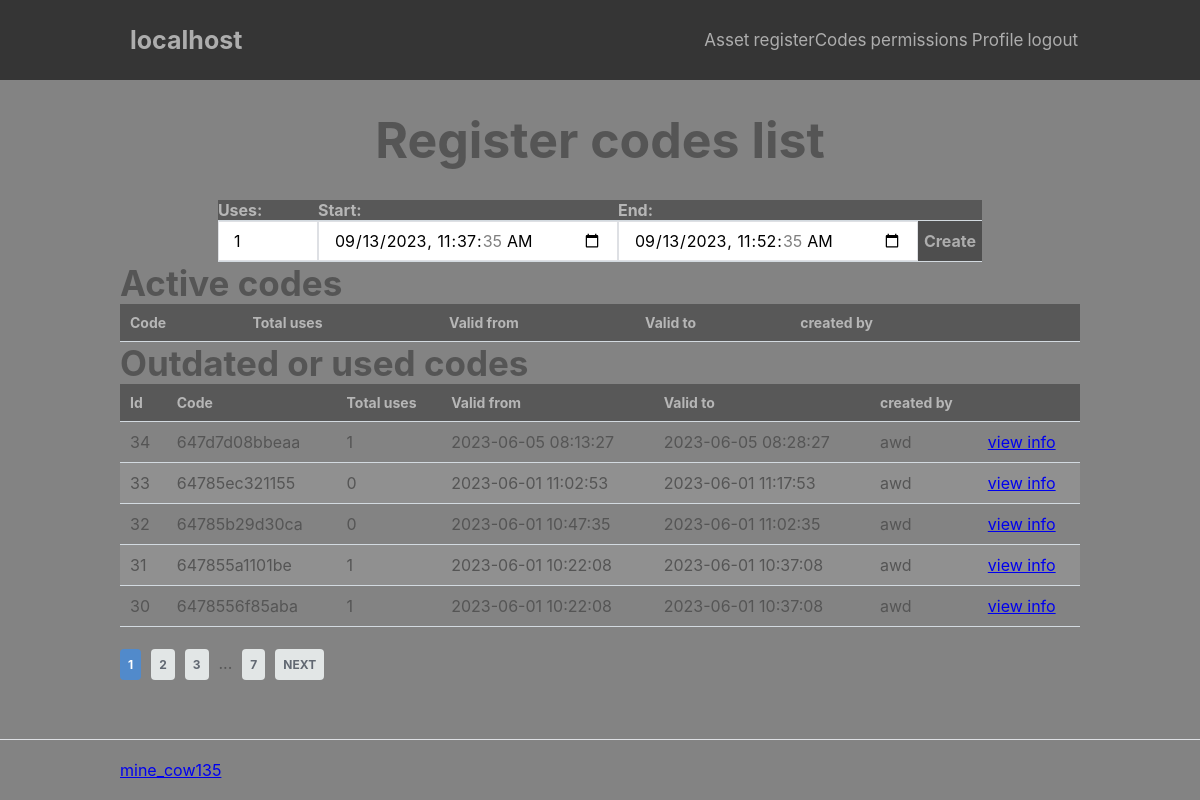
Screenshot of /index.php?page=adm/registerCodes/list (signed in) with the database file from the repository.
### tables this page shows
CREATE TABLE `registerCodes` (
  `id` int NOT NULL,
  `code` varchar(15) NOT NULL,
  `createdBy` int NOT NULL,
  `TotalUses` int NOT NULL,
  `disabled` tinyint(1) NOT NULL DEFAULT '0',
  `start` datetime NOT NULL DEFAULT CURRENT_TIMESTAMP,
  `end` datetime NOT NULL
);

CREATE TABLE `users` (
  `id` int NOT NULL,
  `username` varchar(100) NOT NULL,
  `email` varchar(100) NOT NULL,
  `password` text,
  `discordId` varchar(50) DEFAULT NULL,
  `date_time` datetime NOT NULL DEFAULT CURRENT_TIMESTAMP,
  `enbled` tinyint(1) NOT NULL DEFAULT '1'
);

### index.php (called while the page is built, shortened)
<?php
include 'functions.php';
$page = isset($_GET['page']) && file_exists('pages/' . $_GET['page'] . '.php') ? $_GET['page'] : 'home';
include 'pages/' . $page . '.php';

### pages/adm/registerCodes/list.php (the view, shortened to what this page needs)
<?php
$date = date("Y-m-d H:i:s");
$d=strtotime("+15 min");
$date15 = date("Y-m-d H:i:s", $d);
$sql = "SELECT registerCodes.id, registerCodes.code, registerCodes.createdBy, users.username, registerCodes.totalUses, registerCodes.start, registerCodes.end FROM registerCodes LEFT JOIN users ON registerCodes.createdBy = users.id ORDER BY `registerCodes`.`start` DESC";
    $stmt = $pdo->prepare($sql);
    $stmt->execute();
    $code = $stmt->fetchAll(PDO::FETCH_ASSOC);
$allcodes = in_array("registerCodes.all", array_column($_SESSION["permissions"], 'permissionName'));
?>
<div class="content-wrapper-center">
    <h1 class="head">Register codes list</h1>
</div>
<div class="content-wrapper2">
    <div class="createCode">
        <form action="" method="post">
            <table>
                <thead>
                    <tr>
                        <td><label for="uses">Uses: </label></td>
                        <td><label for="start">Start: </label></td>
                        <td><label for="end">End: </label></td>
                        <td></td>
                    </tr>
                </thead>
                <tr>
                    <td><input type="number" name="uses" id="uses" value="1" min="1"></td>
                    <td><input type="datetime-local" name="start" id="start" value="<?= $date ?>" min="<?= $date ?>"></td>
                    <td><input type="datetime-local" name="end" id="end" value="<?= $date15 ?>" min="<?= $date ?>"></td>
                    <td><button type="submit">Create</button></td>
                </tr>
            </table>
        </form>
    </div>
    <?php
        foreach ($code as $i) {
            if ((($i["createdBy"] == $_SESSION["id"]) || $allcodes) && ((0 < $i["totalUses"] && $date >= $i["start"] && $date >= $i["end"] ) || 1 > $i["totalUses"])) {
                $used[] = $i;
            }
        }
    ?>
<?php
    $num_on_page = 5;
?>
<h3>Active codes</h3>
    <form action="" method="post">
        <table>
            <thead>
                <tr>
                    <td>Code</td>
                    <td>Total uses</td>
                    <td>Valid from</td>
                    <td>Valid to</td>
                    <?php
                if ($allcodes) {
                    ?>
                    <td>created by</td>
                <?php
                }
                ?>
                    <td></td>
                    <td></td>
                </tr>
            </thead>
        </table>
    </form>
    <?php
    if (!empty($used)) {
        $used_g = count($used);
        $used_p = isset($_GET['used']) && is_numeric($_GET['used']) ? $_GET['used'] : 1;
        $array_start = ($used_p - 1) * $num_on_page;
        $array_part = array_slice($used, $array_start, $num_on_page);
    }
?>
<h3>Outdated or used codes</h3>
    <table>
        <thead>
            <tr>
                <td>Id</td>
                <td>Code</td>
                <td>Total uses</td>
                <td>Valid from</td>
                <td>Valid to</td>
                <?php
                if ($allcodes) {
                    ?>
                <td>created by</td>
            <?php
                }
            ?>
                <td></td>
            </tr>
        </thead>
    <?php
        foreach ($array_part as $i) {
            if ((($i["createdBy"] == $_SESSION["id"]) || $allcodes) && ((0 < $i["totalUses"] && $date >= $i["start"] && $date >= $i["end"] ) || 1 > $i["totalUses"])) {
                ?>
                <tr>
                    <td><?= $i["id"] ?></td>
                    <td><?= $i["code"] ?></td>
                    <td><?= $i["totalUses"] ?></td>
                    <td><?= $i["start"] ?></td>
                    <td><?= $i["end"] ?></td>
                    <?php
                if ($allcodes) {
                    ?>
                    <td><?= $i["username"] ?></td>
                    <?php
                }
                    ?>
                    <td><a href="index.php?page=adm/registerCodes/used&id=<?= $i["id"] ?>">view info</a></td>
                </tr>
                <?php
            }
        }
    ?>
    </table>
<div>
    <?php if (ceil($used_g / $num_on_page) > 0): ?>
        <ul class="pagination">
            <li class="currentpage"><a href="index.php?page=adm/registerCodes/list&active=<?= $_GET["active"] ?>&used=<?php echo $used_p ?>"><?php echo $used_p ?></a></li>
            <?php if ($used_p+1 < ceil($used_g / $num_on_page)+1): ?><li class="page"><a href="index.php?page=adm/registerCodes/list&active=<?= $_GET["active"] ?>&used=<?php echo $used_p+1 ?>"><?php echo $used_p+1 ?></a></li><?php endif; ?>
            <?php if ($used_p+2 < ceil($used_g / $num_on_page)+1): ?><li class="page"><a href="index.php?page=adm/registerCodes/list&active=<?= $_GET["active"] ?>&used=<?php echo $used_p+2 ?>"><?php echo $used_p+2 ?></a></li><?php endif; ?>
            <?php if ($used_p < ceil($used_g / $num_on_page)-2): ?>
                <li class="dots">...</li>
                <li class="end"><a href="index.php?page=adm/registerCodes/list&active=<?= $_GET["active"] ?>&used=<?php echo ceil($used_g / $num_on_page) ?>"><?php echo ceil($used_g / $num_on_page) ?></a></li>
            <?php endif; ?>
            <?php if ($used_p < ceil($used_g / $num_on_page)): ?>
                <li class="next"><a href="index.php?page=adm/registerCodes/list&active=<?= $_GET["active"] ?>&used=<?php echo $used_p+1 ?>">Next</a></li>
            <?php endif; ?>
        </ul>
    <?php endif; ?>
</div>
</div>
<?= template_footer() ?>

### css/var.css (style rules this page uses)
* { --color_bg_background: #838383; --color_border: #dee0e4; --color_confirm: #38b673; --color_confirm_hover: #32a367; --color_txt_h_1: #adadad; --color_txt_h_2: #555555; --color_txt_p_1: #adadad; --color_txt_p_2: #555555; --color_txt_p_1: #cacaca; --size_tx_h1_1: 50px; --size_tx_h1_2: ; --size_tx_h1_3: 25px; --size_tx_h2_1: 40px; --size_tx_h2_2: 30px; --size_tx_h2_3: ; --size_tx_h3_1: 35px; --size_tx_h3_2: ; --size_tx_h3_3: ; --size_tx_h4_1: 30px; --size_tx_h4_2: ; --size_tx_h4_3: ; --size_tx_h5_1: 25px; --size_tx_h5_2: ; --size_tx_h5_3: ; --size_tx_h6_1: 20px; --size_tx_h6_2: ; --size_tx_h6_3: ; --size_text_header_h1: 25px; --size_text_header: 17px; --size_text_header_span: 12px; --size_item_span: 16px; --place_item_span_top: 22px; --place_item_span_right: 0px; --color_bg_header: #353535; --color_h_table: #b6b6b6; --color_bg_box: #5e5d5d; --color_bg_box_submit: #4e4e4e; --color_bg_box_submit_hover:#3b3b3b; }

### css/style.css (style rules this page uses)
* { box-sizing: border-box; font-family: -apple-system, BlinkMacSystemFont, "segoe ui", roboto, oxygen, ubuntu, cantarell, "fira sans", "droid sans", "helvetica neue", Arial, sans-serif; font-size: 16px; -webkit-font-smoothing: antialiased; -moz-osx-font-smoothing: grayscale; box-sizing: border-box }
html { height: 100%; width: 100%; background-color: var(--color_bg_background); }
body { position: relative; min-height: 100vh; color: #555555; margin: 0; margin-bottom: 20px; }
h1, h2, h3, h4, h5 { color: var(--color_txt_h_2); margin: 0; }
h1 { font-size: var(--size_tx_h1_1); padding: 30px; }
h3 { font-size: var(--size_tx_h3_1); }
.content-wrapper, .content-wrapper-center { width: 80%; margin: 0 auto; display: flex; flex-wrap: wrap; }
.content-wrapper-center { justify-content: center; }
.content-wrapper2, .content-wrapper2-center { width: 80%; margin: 0 auto; display: flex; flex-wrap: wrap; flex-direction: column; }

### css/table.css (style rules this page uses)
table { width: 100%; padding-top: 30px; border-collapse: collapse; }
table thead { background-color: #585858; border-bottom: 1px solid #d3dae0; }
table thead td { padding: 10px; font-weight: bold; color: var(--color_h_table); font-size: 14px; }
table tbody tr { border-bottom: 1px solid #d3dae0; }
table tbody tr:nth-child(even) { background-color: #909090; }
table tbody tr td { padding: 10px; }

### css/pagination.css (style rules this page uses)
.pagination { list-style-type: none; padding: 10px 0; display: inline-flex; justify-content: space-between; box-sizing: border-box; }
.pagination li { box-sizing: border-box; padding-right: 10px; }
.pagination li a { box-sizing: border-box; background-color: #e2e6e6; padding: 8px; text-decoration: none; font-size: 12px; font-weight: bold; color: #616872; border-radius: 4px; }
.pagination .next a, .pagination .prev a { text-transform: uppercase; font-size: 12px; }
.pagination .currentpage a { background-color: #518acb; color: #fff; }

### css/createcode.css (style rules this page uses)
.createCode { width: 100%; display: flex; justify-content: center; }
.createCode form input { height: 40px; border: 1px solid var(--color_border); padding: 0 15px; }
.createCode form input[type="number"] { width: 100px; }
.createCode form input[type="datetime-local"] { width: 300px; }
.createCode form button { height: 40px; background-color: var(--color_bg_box_submit); border: 0; cursor: pointer; font-weight: bold; color: var(--color_txt_h_1); transition: background-color 0.2s; }
.createCode table { width: 100%; padding-top: 30px; border-collapse: collapse; }
.createCode table thead { background-color: #585858; border-bottom: 1px solid #d3dae0; }
.createCode table thead td { padding: 0px; font-weight: bold; color: var(--color_h_table); font-size: 14px; }
.createCode table tbody tr { border-bottom: 1px solid #d3dae0; }
.createCode table tbody tr td { padding: 0px; }

### rows the page displays
registercodes: id "34", code "647d7d08bbeaa", TotalUses "1", start "2023-06-05 08:13:27", end "2023-06-05 08:28:27", createdBy.username "awd"
registercodes: id "33", code "64785ec321155", TotalUses "0", start "2023-06-01 11:02:53", end "2023-06-01 11:17:53", createdBy.username "awd"
registercodes: id "32", code "64785b29d30ca", TotalUses "0", start "2023-06-01 10:47:35", end "2023-06-01 11:02:35", createdBy.username "awd"
registercodes: id "31", code "647855a1101be", TotalUses "1", start "2023-06-01 10:22:08", end "2023-06-01 10:37:08", createdBy.username "awd"
registercodes: id "30", code "6478556f85aba", TotalUses "1", start "2023-06-01 10:22:08", end "2023-06-01 10:37:08", createdBy.username "awd"

### other values shown
$name "localhost"
$i['permissionName'] "Asset"
$i['permissionName'] "registerCodes"
$i['permissionName'] "permissions"
$i['permissionName'] "Profile"
$i['permissionName'] "logout"
$used_p "1"
$used_p+1 "2"
$used_p+2 "3"
ceil($used_g / $num_on_page) "7"
